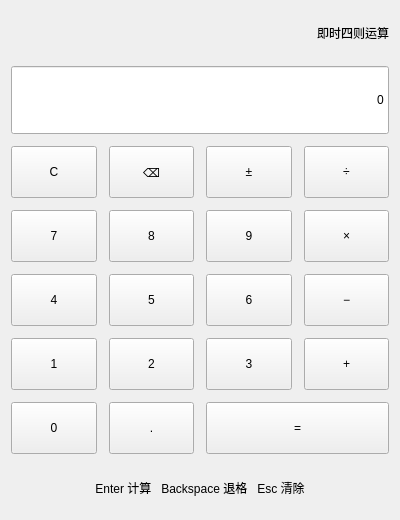
<?xml version="1.0" encoding="UTF-8"?><ui version="4.0"><class>CalculatorWindow</class><widget class="QWidget" name="CalculatorWindow"><property name="windowTitle"><string>实验一 计算器</string></property><property name="geometry"><rect><x>0</x><y>0</y><width>400</width><height>520</height></rect></property><layout class="QVBoxLayout" name="mainLayout"><property name="spacing"><number>12</number></property><item><widget class="QLabel" name="expressionLabel"><property name="text"><string>即时四则运算</string></property><property name="alignment"><set>Qt::AlignRight|Qt::AlignVCenter</set></property></widget></item><item><widget class="QLineEdit" name="displayEdit"><property name="text"><string>0</string></property><property name="readOnly"><bool>true</bool></property><property name="alignment"><set>Qt::AlignRight</set></property><property name="minimumSize"><size><width>0</width><height>68</height></size></property></widget></item><item><layout class="QGridLayout" name="keypadLayout"><item row="0" column="0"><widget class="QPushButton" name="clearButton"><property name="text"><string>C</string></property><property name="minimumSize"><size><width>60</width><height>52</height></size></property><property name="focusPolicy"><enum>Qt::NoFocus</enum></property></widget></item><item row="0" column="1"><widget class="QPushButton" name="backspaceButton"><property name="text"><string>⌫</string></property><property name="minimumSize"><size><width>60</width><height>52</height></size></property><property name="focusPolicy"><enum>Qt::NoFocus</enum></property></widget></item><item row="0" column="2"><widget class="QPushButton" name="signButton"><property name="text"><string>±</string></property><property name="minimumSize"><size><width>60</width><height>52</height></size></property><property name="focusPolicy"><enum>Qt::NoFocus</enum></property></widget></item><item row="0" column="3"><widget class="QPushButton" name="divideButton"><property name="text"><string>÷</string></property><property name="minimumSize"><size><width>60</width><height>52</height></size></property><property name="focusPolicy"><enum>Qt::NoFocus</enum></property></widget></item><item row="1" column="0"><widget class="QPushButton" name="digit7Button"><property name="text"><string>7</string></property><property name="minimumSize"><size><width>60</width><height>52</height></size></property><property name="focusPolicy"><enum>Qt::NoFocus</enum></property></widget></item><item row="1" column="1"><widget class="QPushButton" name="digit8Button"><property name="text"><string>8</string></property><property name="minimumSize"><size><width>60</width><height>52</height></size></property><property name="focusPolicy"><enum>Qt::NoFocus</enum></property></widget></item><item row="1" column="2"><widget class="QPushButton" name="digit9Button"><property name="text"><string>9</string></property><property name="minimumSize"><size><width>60</width><height>52</height></size></property><property name="focusPolicy"><enum>Qt::NoFocus</enum></property></widget></item><item row="1" column="3"><widget class="QPushButton" name="multiplyButton"><property name="text"><string>×</string></property><property name="minimumSize"><size><width>60</width><height>52</height></size></property><property name="focusPolicy"><enum>Qt::NoFocus</enum></property></widget></item><item row="2" column="0"><widget class="QPushButton" name="digit4Button"><property name="text"><string>4</string></property><property name="minimumSize"><size><width>60</width><height>52</height></size></property><property name="focusPolicy"><enum>Qt::NoFocus</enum></property></widget></item><item row="2" column="1"><widget class="QPushButton" name="digit5Button"><property name="text"><string>5</string></property><property name="minimumSize"><size><width>60</width><height>52</height></size></property><property name="focusPolicy"><enum>Qt::NoFocus</enum></property></widget></item><item row="2" column="2"><widget class="QPushButton" name="digit6Button"><property name="text"><string>6</string></property><property name="minimumSize"><size><width>60</width><height>52</height></size></property><property name="focusPolicy"><enum>Qt::NoFocus</enum></property></widget></item><item row="2" column="3"><widget class="QPushButton" name="minusButton"><property name="text"><string>−</string></property><property name="minimumSize"><size><width>60</width><height>52</height></size></property><property name="focusPolicy"><enum>Qt::NoFocus</enum></property></widget></item><item row="3" column="0"><widget class="QPushButton" name="digit1Button"><property name="text"><string>1</string></property><property name="minimumSize"><size><width>60</width><height>52</height></size></property><property name="focusPolicy"><enum>Qt::NoFocus</enum></property></widget></item><item row="3" column="1"><widget class="QPushButton" name="digit2Button"><property name="text"><string>2</string></property><property name="minimumSize"><size><width>60</width><height>52</height></size></property><property name="focusPolicy"><enum>Qt::NoFocus</enum></property></widget></item><item row="3" column="2"><widget class="QPushButton" name="digit3Button"><property name="text"><string>3</string></property><property name="minimumSize"><size><width>60</width><height>52</height></size></property><property name="focusPolicy"><enum>Qt::NoFocus</enum></property></widget></item><item row="3" column="3"><widget class="QPushButton" name="plusButton"><property name="text"><string>+</string></property><property name="minimumSize"><size><width>60</width><height>52</height></size></property><property name="focusPolicy"><enum>Qt::NoFocus</enum></property></widget></item><item row="4" column="0"><widget class="QPushButton" name="digit0Button"><property name="text"><string>0</string></property><property name="minimumSize"><size><width>60</width><height>52</height></size></property><property name="focusPolicy"><enum>Qt::NoFocus</enum></property></widget></item><item row="4" column="1"><widget class="QPushButton" name="decimalButton"><property name="text"><string>.</string></property><property name="minimumSize"><size><width>60</width><height>52</height></size></property><property name="focusPolicy"><enum>Qt::NoFocus</enum></property></widget></item><item row="4" column="2" colspan="2"><widget class="QPushButton" name="equalsButton"><property name="text"><string>=</string></property><property name="minimumSize"><size><width>60</width><height>52</height></size></property><property name="focusPolicy"><enum>Qt::NoFocus</enum></property></widget></item></layout></item><item><widget class="QLabel" name="hintLabel"><property name="text"><string>Enter 计算   Backspace 退格   Esc 清除</string></property><property name="alignment"><set>Qt::AlignCenter</set></property></widget></item></layout></widget><resources/><connections/></ui>
